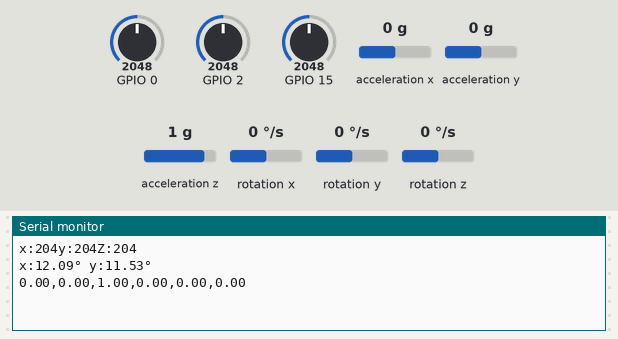
Simulated run of this sketch. Board: ESP32. On the bench: the last lines printed to the serial monitor. Wiring (inferred from the names in the program): MPU-6050 motion sensor at I2C address 0x68. Inputs (shaded band) come from the test bench; at power-on: acceleration x 0 g, GPIO 0 = 2048, GPIO 2 = 2048, GPIO 15 = 2048, acceleration y 0 g, acceleration z 1 g, rotation x 0 °/s, rotation y 0 °/s, rotation z 0 °/s.

Above: at 1.2 s.
1.3 s: acceleration x set to -1.4 g
2.8 s: GPIO 0 set to 2866
4.3 s: GPIO 2 set to 2866
At 5.6 s:
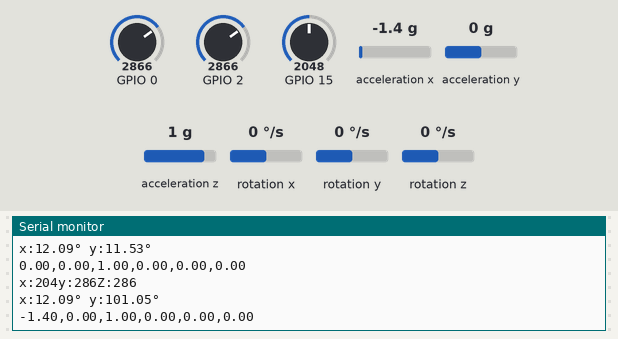
5.8 s: GPIO 15 set to 2866
7.3 s: acceleration y set to -1.4 g
8.8 s: acceleration z set to -1.4 g
At 11.0 s:
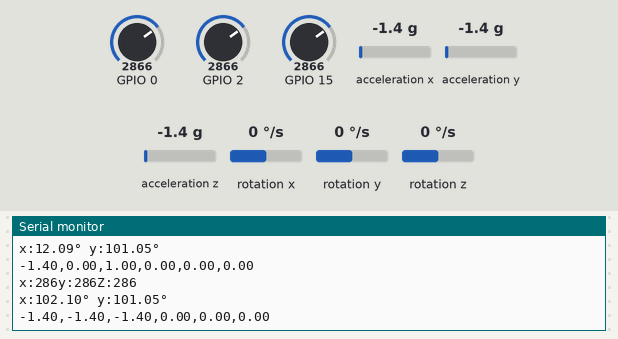

The sketch:

Sensors.ino
```cpp
#include <Wire.h>

long x,y,z;

//MKPU-6050のアドレスとレジスタの設定
#define MPU6050_WHO_AM_I 0x75 //Read Only
#define MPU6050_PWR_MGMT_1 0x6B //Read and Write
#define MPU_ADDRESS 0x68

void setup() {
  Serial.begin(9600);
  //I2Cスタート
  Wire.begin(21,22); //SDA:21 SCL:22

  //初回読み出し
  Wire.beginTransmission(MPU_ADDRESS);
  Wire.write(MPU6050_WHO_AM_I);
  Wire.write(0x00);
  Wire.endTransmission();

  //動作モードの読み出し
  Wire.beginTransmission(MPU_ADDRESS);
  Wire.write(MPU6050_PWR_MGMT_1);
  Wire.write(0x00);
  Wire.endTransmission();
}
void getXYZ(){
  x=y=z=0;
  for(int i=0;i<50;i++){
    x+=analogRead(15);
    y+=analogRead(2);
    z+=analogRead(0);
  }
  x=x/500;
  y=y/500;
  z=z/500;
}

double getrotateX(){
  double rotate;
  rotate = (x-111)/0.911 - 90;
  return rotate;
}
double getrotateY(){
  double rotate;
  rotate = (y-111)/0.916 -90;
  return rotate;
}
void loop() {
  Wire.beginTransmission(0x68);
  Wire.write(0x3B);
  Wire.endTransmission(false);
  Wire.requestFrom(0x68, 14, true);
  while (Wire.available() < 14);
  int16_t axRaw, ayRaw, azRaw, gxRaw, gyRaw, gzRaw, Temperature;

  axRaw = Wire.read() << 8 | Wire.read();
  ayRaw = Wire.read() << 8 | Wire.read();
  azRaw = Wire.read() << 8 | Wire.read();
  Temperature = Wire.read() << 8 | Wire.read();
  gxRaw = Wire.read() << 8 | Wire.read();
  gyRaw = Wire.read() << 8 | Wire.read();
  gzRaw = Wire.read() << 8 | Wire.read();

  // 加速度値を分解能で割って加速度(G)に変換する
  float acc_x = axRaw / 16384.0;  //FS_SEL_0 16,384 LSB / g
  float acc_y = ayRaw / 16384.0;
  float acc_z = azRaw / 16384.0;

  // 角速度値を分解能で割って角速度(degrees per sec)に変換する
  float gyro_x = gxRaw / 131.0;//FS_SEL_0 131 LSB / (°/s)
  float gyro_y = gyRaw / 131.0;
  float gyro_z = gzRaw / 131.0;

  getXYZ();
    Serial.print("x:");
  Serial.print(x);
  Serial.print("y:");
  Serial.print(y);
  Serial.print("Z:");
  Serial.print(z);
  Serial.println("");
  Serial.print("x:");
  Serial.print(getrotateX());
  Serial.print("° ");
  Serial.print("y:");
  Serial.print(getrotateY());
  Serial.print("° ");
  Serial.println("");
  Serial.print(acc_x);  Serial.print(",");
  Serial.print(acc_y);  Serial.print(",");
  Serial.print(acc_z);  Serial.print(",");
  Serial.print(gyro_x); Serial.print(",");
  Serial.print(gyro_y); Serial.print(",");
  Serial.print(gyro_z); Serial.println("");
  delay(5000);
}
```

Measured:
- after the input at 4.3 s, the serial monitor: prints a new line after 0.74 s (image 1)
- after the input at 8.8 s, the serial monitor: prints a new line after 1.3 s (image 2)
